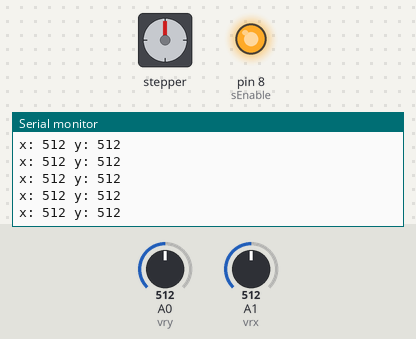
Bench run of a sketch on a simulated Arduino Uno, built with avr-gcc and run on an emulated ATmega328P. Parts: stepper motor, output pins drawn as LEDs (lit = HIGH), the last lines printed to the serial monitor. Wiring (inferred from the names in the program): stepper motor driver (200 steps per turn assumed): step pin 3; direction pin 2. The test bench sets the inputs (shaded band); at power-on: A0 (vry) = 512, A1 (vrx) = 512.

Above: at 1.2 s.
1.3 s: A0 (vry) set to 106
At 2.4 s:
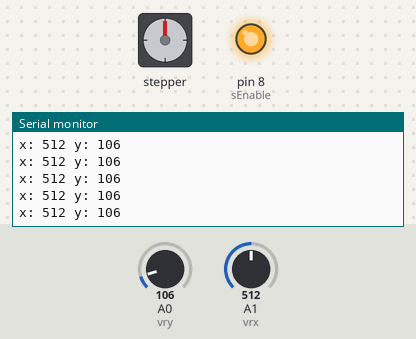
2.8 s: A0 (vry) set to 92
At 3.6 s:
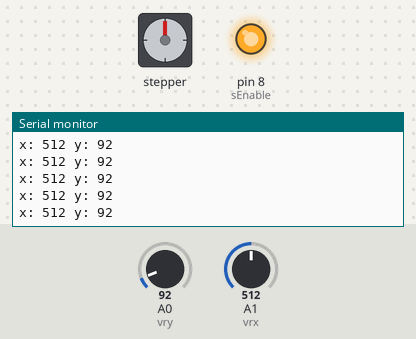
Timing chart, 0 to 5.8 s (numbered marks = the images above; inputs shaded):
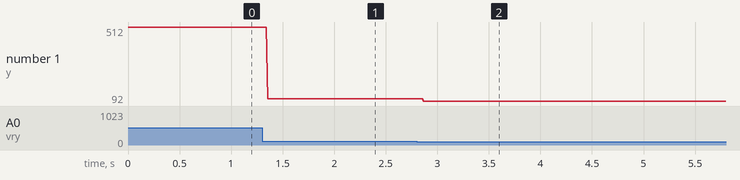

The sketch:

stepper.ino
```cpp
const int xStep = 3;
const int xDir = 2;
// señal para moverse 1.8, esta en el pin 2 //pin5, si es HIGH es un sentido y viceversa
const int sEnable = 8; // pin 8 activa y desactiva evita calentamiento
// int vel=0;

const int vry = A0;
const int vrx = A1;
const int joyButton = 5;

void setup(){
    Serial.begin(9600);
    pinMode(xStep, OUTPUT);
    pinMode(xDir, OUTPUT);
    pinMode(sEnable, OUTPUT);
    pinMode(vrx, INPUT);
    pinMode(vry, INPUT);
    digitalWrite(sEnable, HIGH); // HIGH desactiva el stepper
}

void loop(){
    /*digitalWrite(sEnable, LOW);
    digitalWrite(xDir, HIGH);
    pasos();
    digitalWrite(sEnable, HIGH); // desactivo stepper
    delay(1000);
    // subrutina pasos manda pulsos para moverse
    digitalWrite(sEnable, LOW);
    // activar stepper
    digitalWrite(xDir, LOW);
    // otro sentido
    pasos();
    // subrutina pasos manda pulsos para moverse
    digitalWrite(sEnable, HIGH); // desactivostepper
    delay(1000);*/

    Serial.print("x: ");
    Serial.print(analogRead(vrx));
    Serial.print(" y: ");
    Serial.println(analogRead(vry));

    /*if( analogRead(vrx) < 520 && analogRead(vrx) > 480){
        digitalWrite(sEnable, HIGH);
    } else if( analogRead(vrx) > 520){
        moveRight();
    } else if( analogRead(vrx) < 480){
        moveLeft();
    }*/
}

void pasos(){
    int vel = 2000;
    //test cycle 200 steps
    for (int i = 0; i < 2; i++){
        digitalWrite(xStep, HIGH);
        delayMicroseconds(vel);
        digitalWrite(xStep, LOW);
        delayMicroseconds(vel);
    }
}

void moveRight(){
    digitalWrite(sEnable, LOW);
    digitalWrite(xDir, HIGH);
    pasos();
}

void moveLeft(){
    digitalWrite(sEnable, LOW);
    digitalWrite(xDir, LOW);
    pasos();
}
// delay, mas pequeño mas rapido es el delay!!
// 100 pasos 180grados
// pulsos
```

Measured:
- after the input at 1.3 s, the serial monitor: prints a new line after 0.06 s (image 1)
- after the input at 2.8 s, the serial monitor: prints a new line after 0.07 s (image 2)
- plotted number 1: 512 → 106 after the input at 1.3 s, 106 → 92 after the input at 2.8 s
